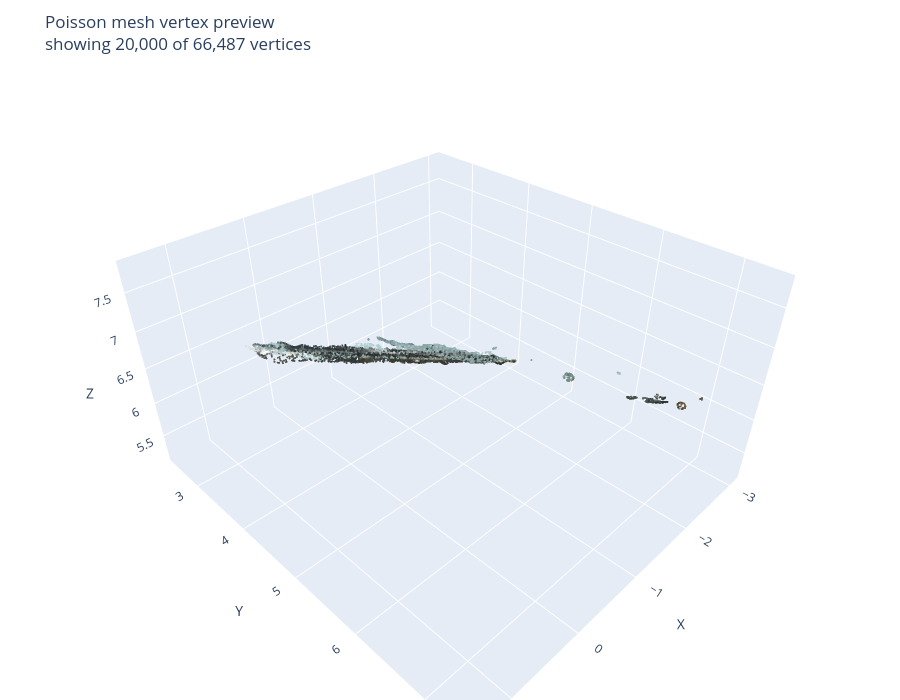

Notebook source saved alongside this figure:
### Markdown cell above
## Step 6. Inspect the mesh

The Colab notebook already ran Poisson reconstruction on the dense cloud. Here we avoid a 3D GUI dependency and preview the mesh vertices with Matplotlib, while also reporting the number of faces stored in the PLY.

### Code cell
mesh_path = RECON_DIR / "dense" / "meshed.ply"
assert mesh_path.exists(), f"Missing: {mesh_path}"
mesh_points, mesh_colors = read_ply_vertices(mesh_path)
mesh_faces = ply_element_count(mesh_path, "face")
print(f"Mesh: {len(mesh_points):,} vertices, {mesh_faces:,} faces")
plot_point_cloud_preview(mesh_points, mesh_colors, title="Poisson mesh vertex preview")

### Figure 1 — Plotly figure (JSON) as saved in the notebook; plotly's stock layout.template omitted (floating-point values rounded to 4 significant figures; data arrays with more than 128 entries replaced by an {"elided": "..."} marker saying what was removed)
{"data": [{"marker": {"color": {"elided": "20000 str values"}, "opacity": 0.85, "size": 1.2}, "mode": "markers", "type": "scatter3d", "x": {"elided": "20000 float values"}, "y": {"elided": "20000 float values"}, "z": {"elided": "20000 float values"}}], "layout": {"height": 700, "margin": {"b": 0, "l": 0, "r": 0, "t": 55}, "scene": {"aspectmode": "data", "xaxis": {"title": {"text": "X"}}, "yaxis": {"title": {"text": "Y"}}, "zaxis": {"title": {"text": "Z"}}}, "title": {"text": "Poisson mesh vertex preview<br>showing 20,000 of 66,487 vertices"}}}
